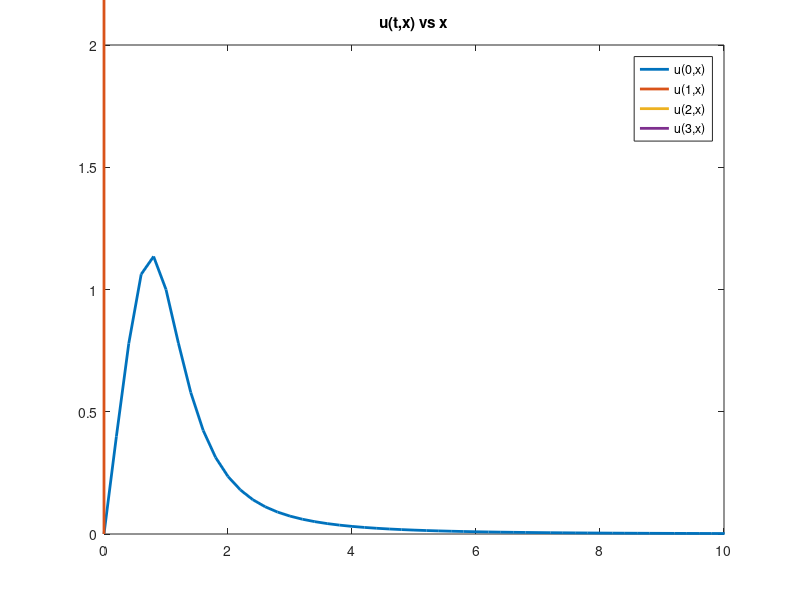

Write the MATLAB code that produced this figure.

function drug2
    dt = 0.02;
    dx = 0.2;

    D = 1;
    F = 1;


    x = 0:dx:100;
    t = 0:dt:50;

    Tmax = length(t);
    Xmax = length(x);

    u(:,1) = 0;
    u(:,Xmax) = 0;

    u(1 ,:) = (2.*x)./(1 + (x.^4)); plot(x,u(1 ,:) , 'linewidth',2); axis ([0 10 0 2]);
    hold on;

    for n = 1:(Tmax - 1) for k = 2:(Xmax - 1)
        u(n+1,k) = ((D*dt/(dx^2))*(u(n,k-1)-(F*u(n,k))+u(n,k+1))) - (F*dt*(u(n,k) - u(n,k-1))/dx) + u(n,k);
    end
        graph = n*dt
        if (graph==1 || graph==2 || graph==3)
            axis ([0 10 0 2]);
            plot(x,u(n+1,:),'linewidth',2);
            hold on;
        end
    end
    title('u(t,x) vs x');
    legend( 'u(0,x)' , 'u(1,x)', 'u(2,x)' ,'u(3,x)')
